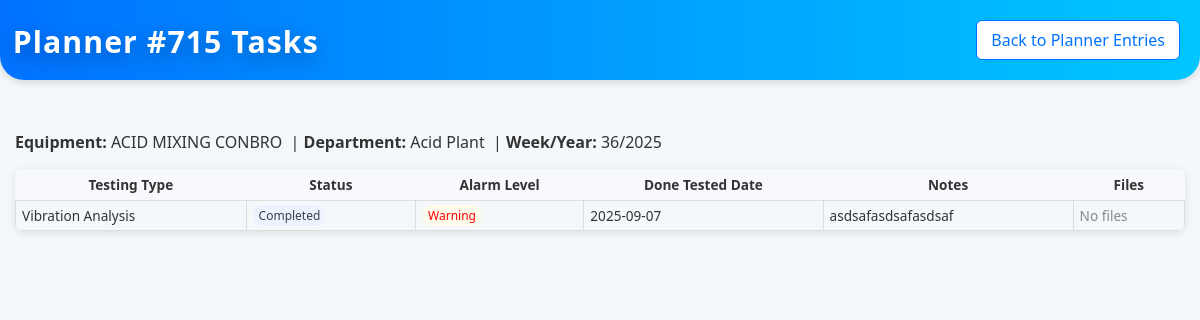
/planner/715/tasks, run on an earlier commit of the app's database.
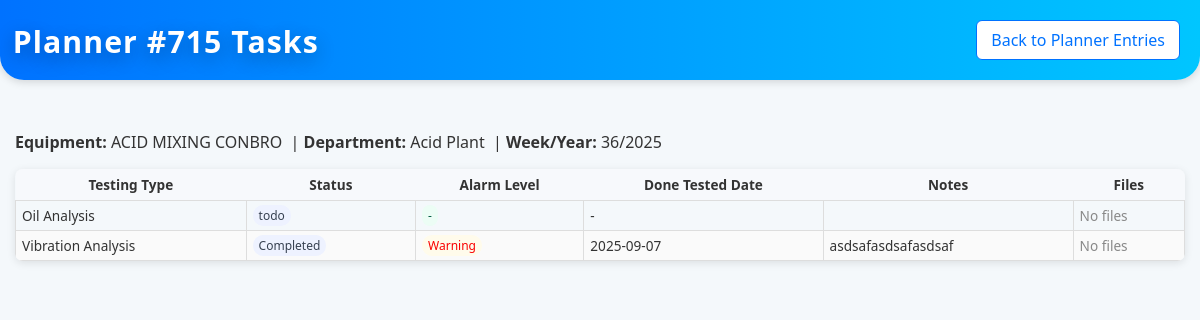
And on a later commit of the database.
### app/models.py (models this page shows)
class CBMTesting(db.Model):
    __tablename__ = 'CBM_Testing'
    Testing_ID = db.Column(db.Integer, primary_key=True)
    CBM_Technician_ID = db.Column(db.Integer, db.ForeignKey('CBM_Technician.CBM_ID'))
    Equipment_ID = db.Column(db.Integer, db.ForeignKey('Equipment.EquipmentID'))
    Test_Date = db.Column(db.Text)
    Result = db.Column(db.Text)
    technician = db.relationship('CBMTechnician', backref='testings')
    equipment = db.relationship('Equipment', backref='testings')

### app/routes.py (the view)
@main.route('/planner/<int:planner_id>/tasks')
def planner_tasks(planner_id: int):
    from sqlalchemy import text
    from app.models import db
    tasks = []
    planner_meta = None
    try:
        with db.engine.begin() as conn:
            p = conn.execute(text("SELECT id, department, equipment, week_number, year FROM Planner WHERE id = :pid"), {"pid": planner_id}).fetchone()
            if p:
                planner_meta = dict(id=p[0], department=p[1], equipment=p[2], week_number=p[3], year=p[4])
            sql = text(
                """
                SELECT t.Testing_ID, t.Test_Type,
                       COALESCE(t.Status, CASE WHEN t.Done=1 THEN 'done' END) AS Status,
                              t.Done, t.Alarm_Level, t.Notes, t.Test_Date, t.Done_Tested_Date
                FROM CBM_Testing t
                WHERE t.planner_id = :pid
                ORDER BY t.Testing_ID DESC
                """
            )
            res = conn.execute(sql, {"pid": planner_id})
            tasks = [
                dict(
                    Testing_ID=r[0],
                    Test_Type=r[1],
                    Status=r[2] or 'todo',
                    Done=r[3],
                    Alarm_Level=r[4],
                    Notes=r[5],
                          Test_Date=r[6],
                          Done_Tested_Date=r[7],
                ) for r in res
            ]
            if tasks:
                ids = [t['Testing_ID'] for t in tasks]
                in_binds = {f"tid{i}": ids[i] for i in range(len(ids))}
                inlist = ", ".join(":" + k for k in in_binds.keys())
                att_sql = text(
                    f"SELECT testing_id, id, filename FROM CBM_Testing_Attachments WHERE testing_id IN ({inlist}) ORDER BY id DESC"
                )
                att_rows = conn.execute(att_sql, in_binds).fetchall()
                by_test = {}
                for testing_id, aid, fn in att_rows:
                    by_test.setdefault(testing_id, []).append({ 'id': aid, 'filename': fn })
                for t in tasks:
                    t['attachments'] = by_test.get(t['Testing_ID'], [])
    except Exception as _e:
        tasks = []
    return render_template('planner_tasks.html', planner_id=planner_id, planner_meta=planner_meta, tasks=tasks)

### app/templates/planner_tasks.html (shortened to what this page needs)
<!DOCTYPE html>
<html lang="en">
<head>
  <link rel="stylesheet" href="/static/style.css">
</head>
<body>
<header class="page-header">
  <h1>Planner #{{ planner_id }} Tasks</h1>
  <div class="action-right">
    <a class="btn-secondary" href="/planner_entries">Back to Planner Entries</a>
  </div>
</header>
<main class="planner-container">
  {% if planner_meta %}
  <p>
    <strong>Equipment:</strong> {{ planner_meta.equipment }} &nbsp;|
    <strong>Department:</strong> {{ planner_meta.department }} &nbsp;|
    <strong>Week/Year:</strong> {{ planner_meta.week_number }}/{{ planner_meta.year }}
  </p>
  {% endif %}
  <table class="planner-table no-wrap">
    <thead>
      <tr>
  <th>Testing Type</th>
  <th>Status</th>
  <th>Alarm Level</th>
  <th>Done Tested Date</th>
  <th>Notes</th>
  <th>Files</th>
      </tr>
    </thead>
    <tbody>
    {% for t in tasks %}
      <tr>
        <td>{{ t.Test_Type }}</td>
        <td>
          <span class="badge">{{ t.Status }}</span>
        </td>
        <td>
          {% set av = (t.Alarm_Level or '-') %}
          {% set acls = 'alarm-normal' %}
          {% if av == 'Critical' %}{% set acls = 'alarm-critical' %}{% elif av == 'Warning' %}{% set acls = 'alarm-warning' %}{% endif %}
          <span class="badge {{ acls }}">{{ av }}</span>
        </td>
  <td>{{ (t.Done_Tested_Date or '-') }}</td>
        <td>{{ t.Notes or '' }}</td>
  <td style="white-space:normal; max-width:320px;">
          {% if t.attachments and t.attachments|length > 0 %}
            <ul style="list-style:none; padding:0; margin:0;">
              {% for f in t.attachments %}
                <li style="display:flex; align-items:center; gap:6px; margin:2px 0;">
      <a href="{{ url_for('technician.view_attachment', attachment_id=f.id) }}" target="_blank" rel="noopener">{{ f.filename }}</a>
                </li>
              {% endfor %}
            </ul>
          {% else %}
            <span style="color:#888;">No files</span>
          {% endif %}
        </td>
      </tr>
    {% else %}
      <tr>
  <td colspan="6" style="text-align:center; color:#666;">No linked tests for this planner.</td>
      </tr>
    {% endfor %}
    </tbody>
  </table>
</main>
</body>
</html>

What changed in the data, as far as the page shows it:
added CBMTesting: Test_Type "Oil Analysis", Status "todo", av "-", Done_Tested_Date "-"
